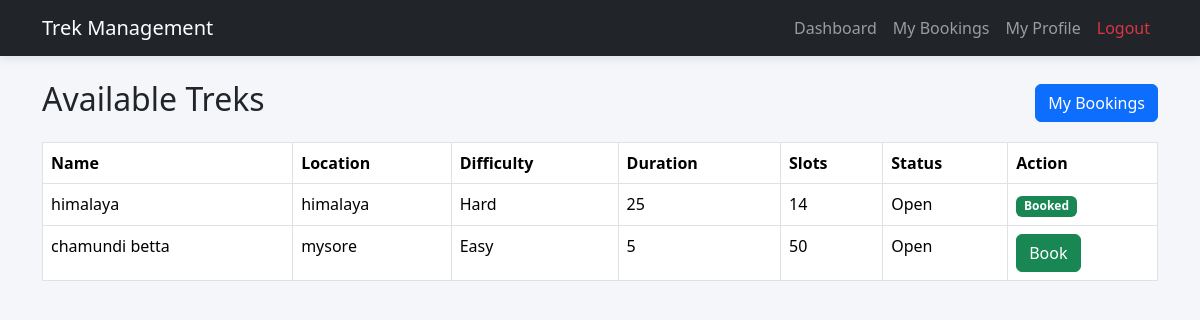
Page /user (signed in) on the committed database.
### application/models.py (models this page shows, shortened)
class Trek(db.Model):
    __tablename__ = "treks"
    id = db.Column(db.Integer, primary_key=True)
    trek_name = db.Column(db.String(100), nullable=False)
    location = db.Column(db.String(100), nullable=False)
    difficulty = db.Column(db.String(20), nullable=False)
    duration = db.Column(db.Integer, nullable=False)
    available_slots = db.Column(db.Integer, nullable=False)
    assigned_staff_id = db.Column(
        db.Integer,
        db.ForeignKey("users.id"),
        nullable=True
    )
    status = db.Column(
        db.String(20),
        default="Pending"
    )
    start_date = db.Column(db.Date, nullable=False)
    end_date = db.Column(db.Date, nullable=False)
    staff = db.relationship("User", backref="assigned_treks")

### app.py (the view)
@app.route("/user")
def user_dashboard():
    if "user_id" not in session:
        return redirect("/login")
    if session["role"] != "user":
        return "Access Denied"
    available_treks = Trek.query.filter_by(
        status="Open"
    ).all()
    my_bookings = Booking.query.filter_by(
        user_id=session["user_id"],
        status="Booked"
    ).all()
    booked_treks = []
    for booking in my_bookings:
        booked_treks.append(booking.trek_id)
    return render_template(
        "user_dashboard.html",
        available_treks=available_treks,
        booked_treks=booked_treks
    )

### templates/user_dashboard.html (shortened to what this page needs)
{% extends "base.html" %}
{% block content %}
<div class="container mt-4">
    <div class="d-flex justify-content-between align-items-center mb-3">
        <h2>Available Treks</h2>
        <a
            href="{{ url_for('booking_history') }}"
            class="btn btn-primary">
            My Bookings
        </a>
    </div>
    <table class="table table-bordered">
        <thead>
            <tr>
                <th>Name</th>
                <th>Location</th>
                <th>Difficulty</th>
                <th>Duration</th>
                <th>Slots</th>
                <th>Status</th>
                <th>Action</th>
            </tr>
        </thead>
        <tbody>
            {% for trek in available_treks %}
            <tr>
                <td>{{ trek.trek_name }}</td>
                <td>{{ trek.location }}</td>
                <td>{{ trek.difficulty }}</td>
                <td>{{ trek.duration }}</td>
                <td>{{ trek.available_slots }}</td>
                <td>{{ trek.status }}</td>
                <td>
                    {% if trek.id in booked_treks %}
                        <span class="badge bg-success">
                            Booked
                        </span>
                    {% else %}
                        <a
                            href="{{ url_for('book_trek', trek_id=trek.id) }}"
                            class="btn btn-success">
                            Book
                        </a>
                    {% endif %}
                </td>
            </tr>
            {% endfor %}
        </tbody>
    </table>
</div>
{% endblock %}

### static/css/style.css (style rules this page uses)
body { background:#f4f6f9; }

### rows in the picture
Trek: trek_name "himalaya", location "himalaya", difficulty "Hard", duration "25", available_slots "14", status "Open", shows "Booked"
Trek: trek_name "chamundi betta", location "mysore", difficulty "Easy", duration "5", available_slots "50", status "Open"
